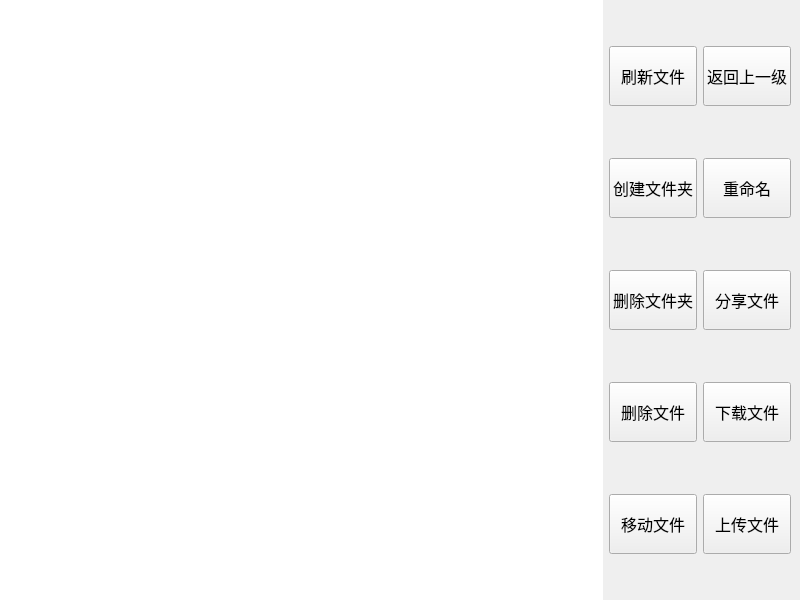
<?xml version="1.0" encoding="UTF-8"?>
<ui version="4.0">
 <class>File</class>
 <widget class="QWidget" name="File">
  <property name="geometry">
   <rect>
    <x>0</x>
    <y>0</y>
    <width>800</width>
    <height>600</height>
   </rect>
  </property>
  <property name="windowTitle">
   <string>Form</string>
  </property>
  <layout class="QHBoxLayout" name="horizontalLayout">
   <property name="leftMargin">
    <number>0</number>
   </property>
   <property name="topMargin">
    <number>0</number>
   </property>
   <property name="rightMargin">
    <number>9</number>
   </property>
   <property name="bottomMargin">
    <number>0</number>
   </property>
   <item>
    <widget class="QListWidget" name="listWidget">
     <property name="frameShape">
      <enum>QFrame::NoFrame</enum>
     </property>
    </widget>
   </item>
   <item>
    <layout class="QGridLayout" name="gridLayout">
     <item row="0" column="0">
      <widget class="QPushButton" name="flushFile_PB">
       <property name="minimumSize">
        <size>
         <width>0</width>
         <height>60</height>
        </size>
       </property>
       <property name="font">
        <font>
         <family>Agency FB</family>
         <pointsize>12</pointsize>
        </font>
       </property>
       <property name="text">
        <string>刷新文件</string>
       </property>
      </widget>
     </item>
     <item row="0" column="1">
      <widget class="QPushButton" name="return_PB">
       <property name="minimumSize">
        <size>
         <width>0</width>
         <height>60</height>
        </size>
       </property>
       <property name="font">
        <font>
         <family>Agency FB</family>
         <pointsize>12</pointsize>
        </font>
       </property>
       <property name="text">
        <string>返回上一级</string>
       </property>
      </widget>
     </item>
     <item row="1" column="0">
      <widget class="QPushButton" name="mkDir_PB">
       <property name="minimumSize">
        <size>
         <width>0</width>
         <height>60</height>
        </size>
       </property>
       <property name="font">
        <font>
         <family>Agency FB</family>
         <pointsize>12</pointsize>
        </font>
       </property>
       <property name="text">
        <string>创建文件夹</string>
       </property>
      </widget>
     </item>
     <item row="1" column="1">
      <widget class="QPushButton" name="rename_PB">
       <property name="minimumSize">
        <size>
         <width>0</width>
         <height>60</height>
        </size>
       </property>
       <property name="font">
        <font>
         <family>Agency FB</family>
         <pointsize>12</pointsize>
        </font>
       </property>
       <property name="text">
        <string>重命名</string>
       </property>
      </widget>
     </item>
     <item row="2" column="0">
      <widget class="QPushButton" name="delDir_PB">
       <property name="minimumSize">
        <size>
         <width>0</width>
         <height>60</height>
        </size>
       </property>
       <property name="font">
        <font>
         <family>Agency FB</family>
         <pointsize>12</pointsize>
        </font>
       </property>
       <property name="text">
        <string>删除文件夹</string>
       </property>
      </widget>
     </item>
     <item row="2" column="1">
      <widget class="QPushButton" name="shareFile_PB">
       <property name="minimumSize">
        <size>
         <width>0</width>
         <height>60</height>
        </size>
       </property>
       <property name="font">
        <font>
         <family>Agency FB</family>
         <pointsize>12</pointsize>
        </font>
       </property>
       <property name="text">
        <string>分享文件</string>
       </property>
      </widget>
     </item>
     <item row="3" column="0">
      <widget class="QPushButton" name="delFile_PB">
       <property name="minimumSize">
        <size>
         <width>0</width>
         <height>60</height>
        </size>
       </property>
       <property name="font">
        <font>
         <family>Agency FB</family>
         <pointsize>12</pointsize>
        </font>
       </property>
       <property name="text">
        <string>删除文件</string>
       </property>
      </widget>
     </item>
     <item row="3" column="1">
      <widget class="QPushButton" name="download_PB">
       <property name="minimumSize">
        <size>
         <width>0</width>
         <height>60</height>
        </size>
       </property>
       <property name="font">
        <font>
         <family>Agency FB</family>
         <pointsize>12</pointsize>
        </font>
       </property>
       <property name="text">
        <string>下载文件</string>
       </property>
      </widget>
     </item>
     <item row="4" column="0">
      <widget class="QPushButton" name="moveFile_PB">
       <property name="minimumSize">
        <size>
         <width>0</width>
         <height>60</height>
        </size>
       </property>
       <property name="font">
        <font>
         <family>Agency FB</family>
         <pointsize>12</pointsize>
        </font>
       </property>
       <property name="text">
        <string>移动文件</string>
       </property>
      </widget>
     </item>
     <item row="4" column="1">
      <widget class="QPushButton" name="upload_PB">
       <property name="minimumSize">
        <size>
         <width>0</width>
         <height>60</height>
        </size>
       </property>
       <property name="font">
        <font>
         <family>Agency FB</family>
         <pointsize>12</pointsize>
        </font>
       </property>
       <property name="text">
        <string>上传文件</string>
       </property>
      </widget>
     </item>
    </layout>
   </item>
  </layout>
 </widget>
 <resources/>
 <connections/>
</ui>
